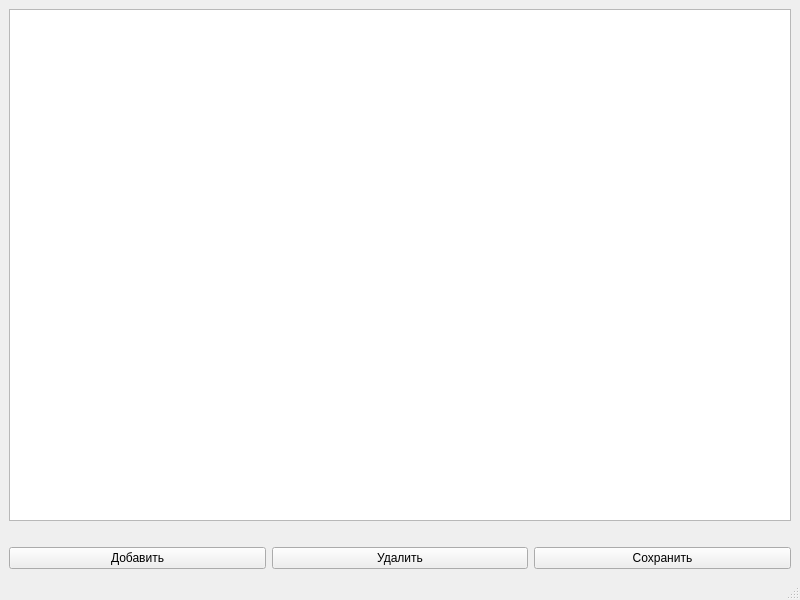
<?xml version="1.0" encoding="UTF-8"?>
<ui version="4.0">
 <class>MainWindow</class>
 <widget class="QMainWindow" name="MainWindow">
  <property name="geometry">
   <rect>
    <x>0</x>
    <y>0</y>
    <width>800</width>
    <height>600</height>
   </rect>
  </property>
  <property name="windowTitle">
   <string>MainWindow</string>
  </property>
  <widget class="QWidget" name="centralwidget">
   <layout class="QGridLayout" name="gridLayout">
    <item row="4" column="1">
     <widget class="QPushButton" name="bttnDeleteCounter">
      <property name="text">
       <string>Удалить</string>
      </property>
     </widget>
    </item>
    <item row="4" column="0">
     <widget class="QPushButton" name="bttnAddCounter">
      <property name="text">
       <string>Добавить</string>
      </property>
     </widget>
    </item>
    <item row="3" column="0">
     <widget class="QLabel" name="labelFreqIncrement">
      <property name="text">
       <string/>
      </property>
      <property name="buddy">
       <cstring></cstring>
      </property>
     </widget>
    </item>
    <item row="4" column="2">
     <widget class="QPushButton" name="bttnSave">
      <property name="text">
       <string>Сохранить</string>
      </property>
     </widget>
    </item>
    <item row="2" column="0" colspan="3">
     <widget class="QTableWidget" name="tableWidgetDisplay"/>
    </item>
   </layout>
  </widget>
  <widget class="QMenuBar" name="menubar">
   <property name="geometry">
    <rect>
     <x>0</x>
     <y>0</y>
     <width>800</width>
     <height>21</height>
    </rect>
   </property>
  </widget>
  <widget class="QStatusBar" name="statusbar"/>
 </widget>
 <resources/>
 <connections/>
</ui>
